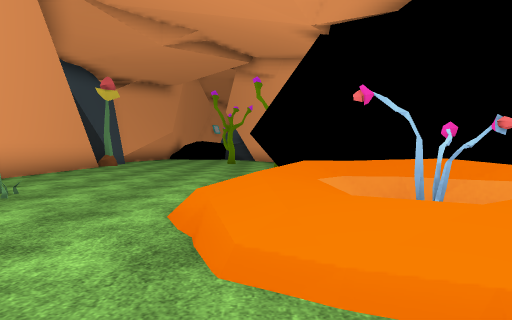
view 1 (above)

15 first-person views from a walk through a Unity game level. The camera is 1.3 m above the floor, tilts 2° down and sees 70° across. The floor is counted in squares, 2 m on a side. Each view is taken from the middle of a square. On the plan, view 1 faces up. The plan holds only what a view shows up to about 11 squares ahead; the rest is blank. The place goes on beyond the plan. The player character is not drawn. Door leaves are left out, so doorways stand open. Some surface patterns are stand-ins.

view 2
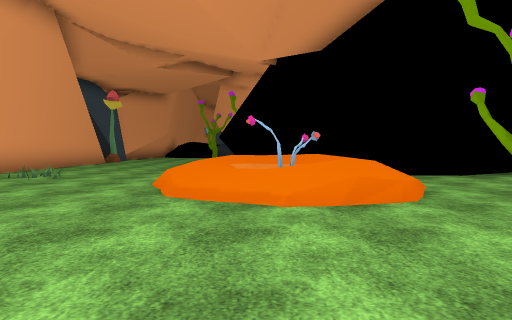

view 3
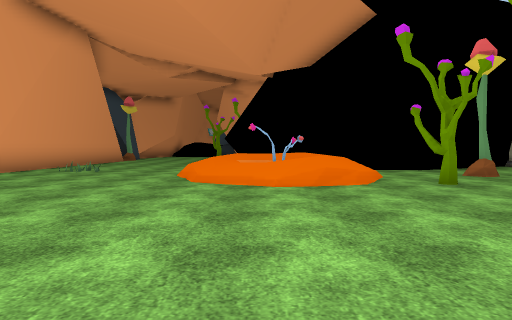

view 4
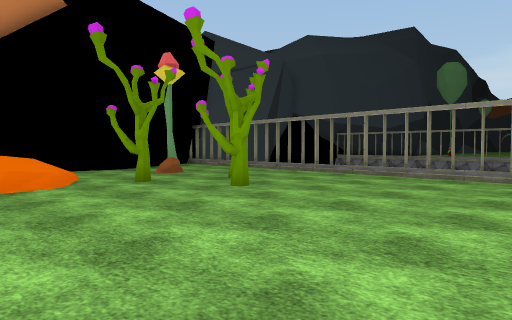

view 5
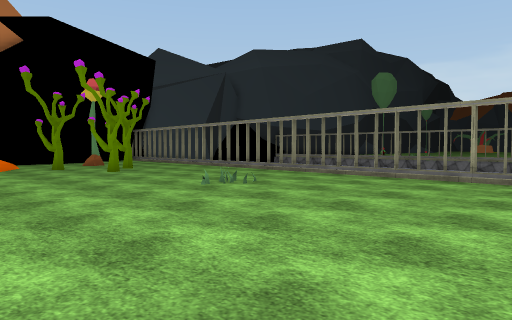

view 6
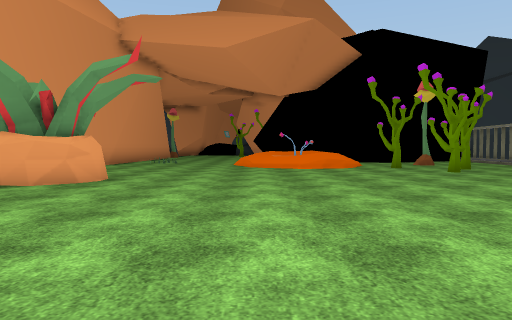

view 7
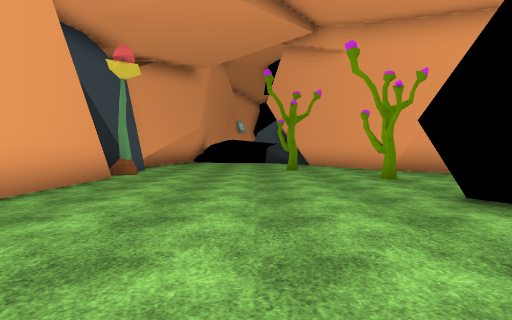

view 8
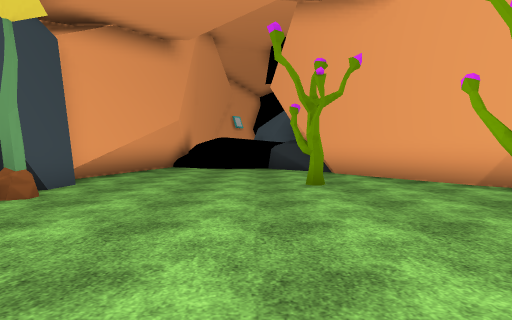

view 9
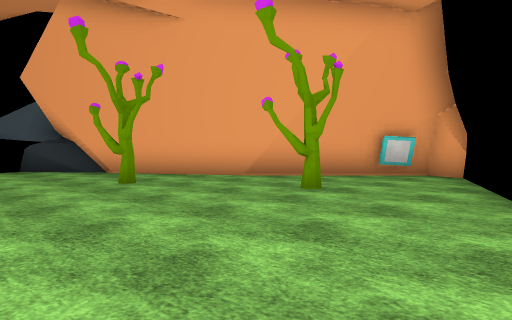

view 10
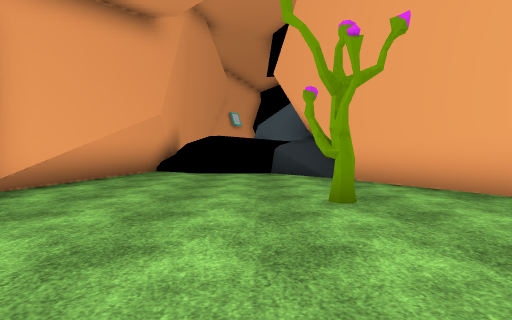

view 11
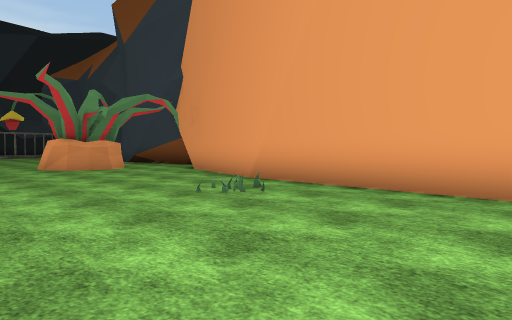

view 12
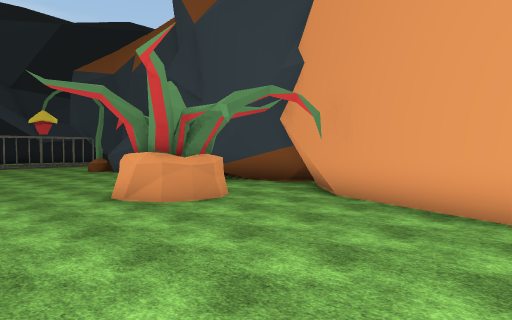

view 13
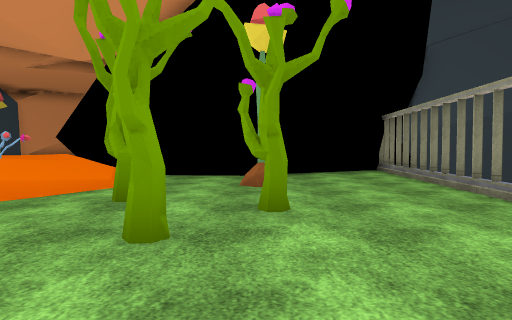

view 14
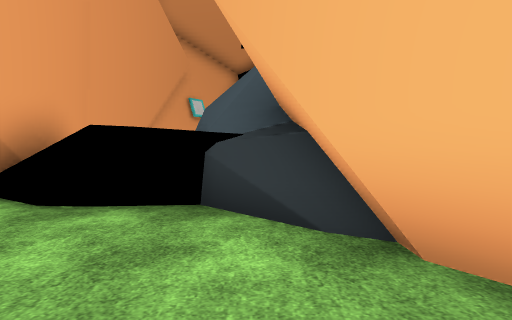

view 15
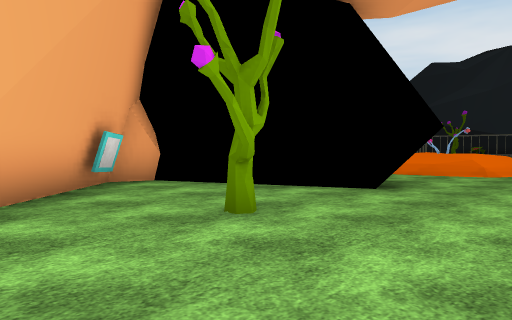

### Floor plan
Key: @ floor where view 1 was taken; # wall or solid block; x gap in a wall; . main floor; : floor 0.5 m higher than the main floor; / step, stairs or slope; = window, fence, low wall or low ledge; v drop or lower ground; O other object.
Columns run from 8 left of view 1 to 12 right of it. Each row starts with its distance up from view 1.
 24    ##
 23    #v
 22    #v
 21    #/ ##
 20    #/ =#
 19    #///##
 18    #.../#
 17   ##....##
 16   #......#
 15   #......##
 14   #....O..##
 13   #O.......##
 12    ......O..##
 11    #........O#
 10    #........##
  9    #...... ##
  8   ##.....##      ####
  7   #.......##     #v
  6   #........####  #
  5   #.O...////.....x
  4   #.....////.....x
  3   #...../#//..O...
  2   #.....////O....v
  1  ##......//...O..#
  0  #......@....O...v
 -1 ##...............v
 -2 #..##............:
 -3 #.. #.............
 -4 #.  .............v
 -5     .........O...v
 -6     .............v
 -7     .............v
 -8     .............v
 -9      ............v
-10         .....

Where each view was taken, in squares from view 1:
view 1: 0 up, 0 right, facing up
view 2: 3 down, 1 right, facing up
view 3: 5 down, 1 right, facing up
view 4: 5 down, 1 right, facing up-right
view 5: 10 down, 1 right, facing up-right
view 6: 10 down, 0 right, facing up
view 7: 4 up, 2 left, facing up
view 8: 8 up, 2 left, facing up
view 9: 8 up, 4 left, facing up-right
view 10: 10 up, 2 left, facing up
view 11: 9 up, 0 right, facing down-left
view 12: 4 up, 0 right, facing down-left
view 13: 3 down, 6 right, facing up
view 14: 15 up, 1 left, facing up
view 15: 14 up, 2 left, facing down-right
